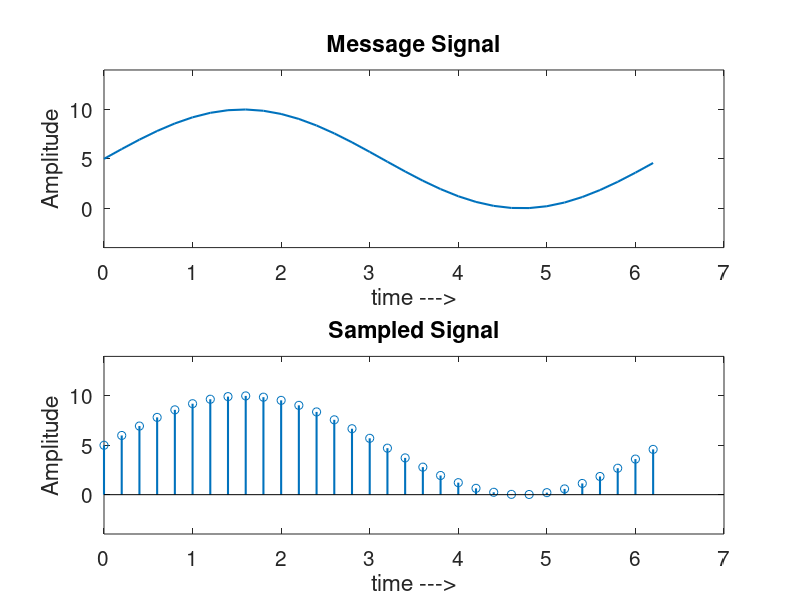
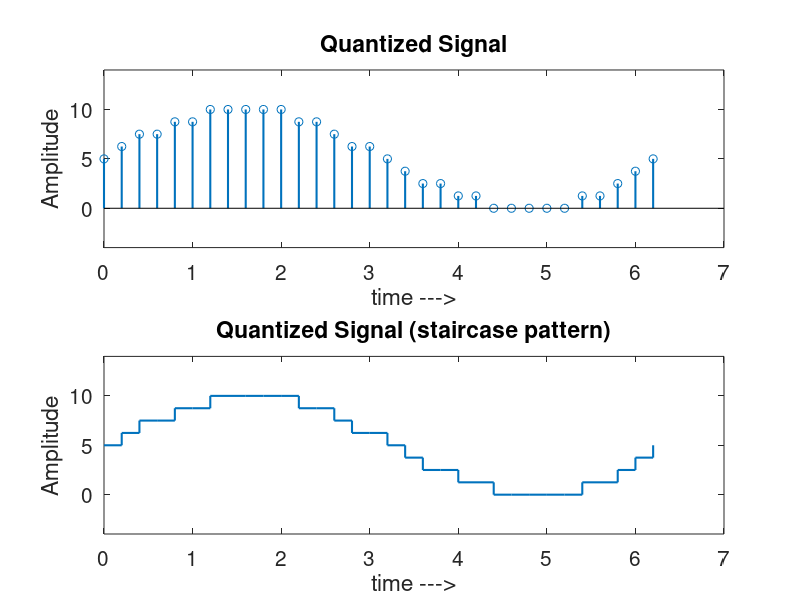
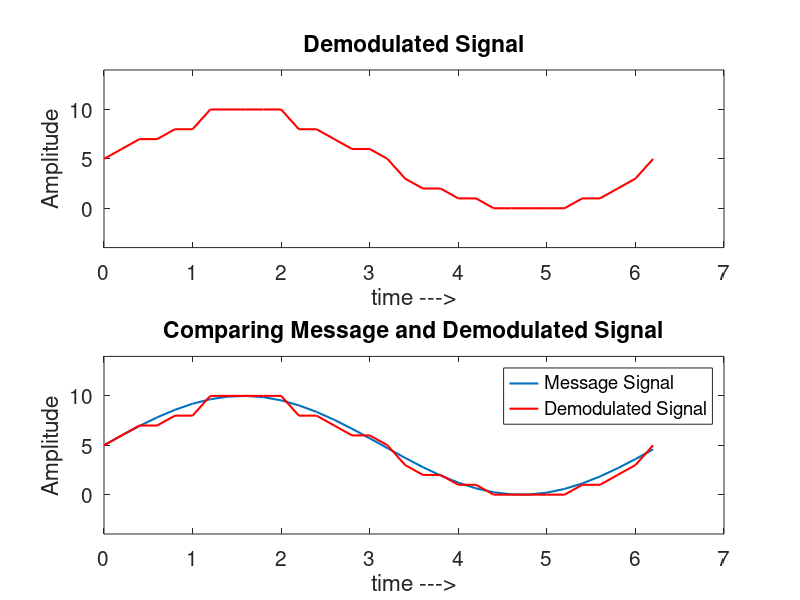

The MATLAB script that drew these images, in order:
clc;
clear;

% No. of bits
n = 3;

t = 0:0.2:2*pi;

% Message signal
am = 5;
msg = am + am*sin(t);

% No. of quantization levels 
lvl = 2^n;
q = 2*am/lvl;

amp = 0:q:2*am;

% Quantization Process
quant = [];

for i=1:length(msg)
    j=1;
    while(true)
        if(msg(i) - amp(j) <= q/2)
            quant(i) = amp(j);
            break;
        else
            j=j+1;
        end
    end
    i = i+1;
end

% Encoding quantized signal
encoded_msg = dec2bin(quant);
% Decoding quantized signal
decoded_msg = bin2dec(encoded_msg);

% Plot for message signal
figure(1)
subplot(2,1,1)
plot(t,msg,'LineWidth',1.5)
set(gca, 'FontSize', 15);
xlabel('time --->')
ylabel('Amplitude')
ylim([min(msg)-4, max(msg)+4])
title('Message Signal')

% Plot after Sampling
subplot(2,1,2)
stem(t,msg,'LineWidth',1.5)
set(gca, 'FontSize', 15);
xlabel('time --->')
ylabel('Amplitude')
ylim([min(msg)-4, max(msg)+4])
title('Sampled Signal')

% Plot after Quantization
figure(2)
subplot(2,1,1)
stem(t,quant,'LineWidth',1.5)
set(gca, 'FontSize', 15);
xlabel('time --->')
ylabel('Amplitude')
ylim([min(msg)-4, max(msg)+4])
title('Quantized Signal')

subplot(2,1,2)
stairs(t,quant,'LineWidth',1.5)
set(gca, 'FontSize', 15);
xlabel('time --->')
ylabel('Amplitude')
ylim([min(msg)-4, max(msg)+4])
title('Quantized Signal (staircase pattern)')

% Plot after Demodulation
figure(3)
subplot(2,1,1)
plot(t,decoded_msg,'r','LineWidth',1.5)
set(gca, 'FontSize', 15);
xlabel('time --->')
ylabel('Amplitude')
ylim([min(msg)-4, max(msg)+4])
title('Demodulated Signal')

subplot(2,1,2)
plot(t,msg,'LineWidth',1.5)
set(gca, 'FontSize', 15);
hold on;
plot(t,decoded_msg,'r','LineWidth',1.5)
set(gca, 'FontSize', 15);
xlabel('time --->')
ylabel('Amplitude')
ylim([min(msg)-4, max(msg)+4])
title('Comparing Message and Demodulated Signal')
legend('Message Signal', 'Demodulated Signal')

